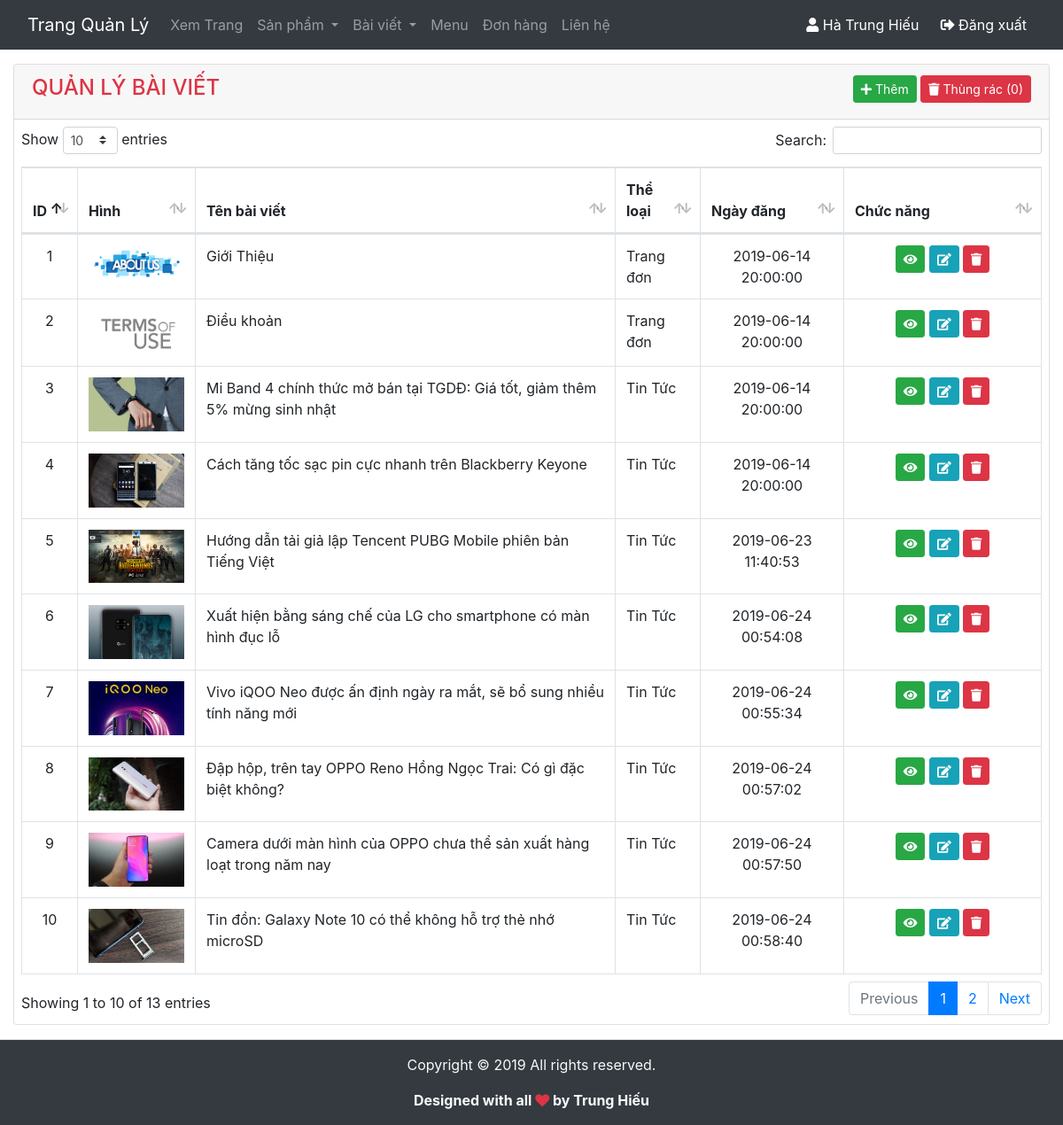
/admin/index.php?option=post (signed in), run on the app's committed database.
### tables this page shows
CREATE TABLE `uml_post` (
  `post_id` int(11) UNSIGNED NOT NULL,
  `post_topid` int(11) UNSIGNED DEFAULT NULL,
  `post_title` varchar(10000) NOT NULL,
  `post_slug` varchar(255) NOT NULL,
  `post_detail` text NOT NULL,
  `post_img` varchar(255) DEFAULT NULL,
  `post_type` varchar(100) DEFAULT 'post',
  `post_metakey` varchar(255) NOT NULL,
  `post_metadesc` varchar(255) NOT NULL,
  `post_createdat` timestamp NOT NULL DEFAULT '0000-00-00 00:00:00',
  `post_createdby` int(11) UNSIGNED NOT NULL DEFAULT '1',
  `post_updatedat` timestamp NOT NULL DEFAULT '0000-00-00 00:00:00',
  `post_updatedby` int(11) UNSIGNED NOT NULL DEFAULT '1',
  `post_status` int(11) NOT NULL DEFAULT '1'
);

CREATE TABLE `uml_topic` (
  `topic_id` int(11) UNSIGNED NOT NULL,
  `topic_name` varchar(255) NOT NULL,
  `topic_slug` varchar(255) NOT NULL,
  `topic_parentid` int(11) UNSIGNED NOT NULL,
  `topic_order` int(11) UNSIGNED NOT NULL,
  `topic_metakey` varchar(255) NOT NULL,
  `topic_metadesc` varchar(255) NOT NULL,
  `topic_createdat` timestamp NOT NULL DEFAULT '0000-00-00 00:00:00',
  `topic_createdby` int(11) UNSIGNED NOT NULL DEFAULT '1',
  `topic_updatedat` timestamp NOT NULL DEFAULT '0000-00-00 00:00:00',
  `topic_updatedby` int(11) UNSIGNED NOT NULL DEFAULT '1',
  `topic_status` int(11) NOT NULL DEFAULT '1'
);

### system/load.php (called while the page is built, shortened)
<?php
function loadComponent($page = true) {
    $pathView = 'views/pages/';
    if ($page == true) {
        if (!isset($_REQUEST['option'])) {
            $pathView .= 'home.php';
        } else {
            $pathView .= $_REQUEST['option'];
            if (isset($_REQUEST['id'])) {
                $pathView .= '-detail.php';
            } else {
                if (isset($_REQUEST['cat'])) {
                    $pathView .= '-category.php';
                } else {
                    $pathView .= '.php';
                }
            }
        }
    } else {
        if (isset($_REQUEST['option'])) {
            $pathView .= $_REQUEST['option'] . '/';
            if (isset($_REQUEST['cat'])) {
                $pathView .= $_REQUEST['cat'] . '.php';
            } else {
                $pathView .= 'index.php';
            }
        } else {
            $pathView .= 'dashboard/index.php';
        }
    }
    require_once($pathView);
}
function loadModel($name) {
    $name      = ucfirst(strtolower($name));
    $pathModel = 'models/' . $name . '.php';
    return new $name;
}
?>

### admin/index.php (called while the page is built, shortened)
<?php
require_once('../system/load.php');
require_once('../system/Database.php');
loadComponent(false);
?>

### system/Database.php (called while the page is built, shortened)
<?php
class Database extends Config {
    function __construct() {
        $this->conn = mysqli_connect($this->host, $this->user, $this->pass, $this->db);
        mysqli_set_charset($this->conn, "utf8");
    }
    function QueryOne($sql) {
        $result = mysqli_query($this->conn, $sql);
        $row = mysqli_fetch_assoc($result);
        return $row;
    }
    function QueryAll($sql) {
        $result = mysqli_query($this->conn, $sql);
        $a = array();
        while ($row = mysqli_fetch_assoc($result)) {
            $a[] = $row;
        }
        return $a;
    }
    function TableName($name) {
        return $this->tt . $name;
    }
}
?>

### admin/models/Post.php (called while the page is built, shortened)
  <?php
class Post extends Database {
    function __construct() {
        $this->table = $this->TableName('post');
    }
    function post_list($page = true) {
        if ($page == true) {
            $sql = "SELECT * FROM $this->table WHERE post_status !='0' ORDER BY post_createdat DESC";
        } else {
            $sql = "SELECT * FROM $this->table WHERE post_status ='0' ORDER BY post_createdat DESC";
        }
        return $this->QueryAll($sql);
    }
}

### admin/models/Topic.php (called while the page is built, shortened)
<?php
class Topic extends Database {
    function __construct() {
        $this->table = $this->TableName('topic');
    }
    function topic_rowid($id) {
        $sql = "SELECT * FROM $this->table WHERE topic_id ='$id'";
        return $this->QueryOne($sql);
    }
}

### admin/views/pages/post/index.php (the view, shortened to what this page needs)
<?php
$post = loadModel('post');
$topic = loadModel('topic');
$list = $post->post_list(true);
$ntrash = count($post->post_list(false));
?>
<?php require_once 'views/header.php'?>
<section class="clearfix maincontent py-3">
	<div class="container-fluid">
		<div class="card">
			<div class="card-header">
				<div class="row">
					<div class="col-md-6">
						<h4 class="text-danger text-uppercase">Quản lý bài viết</h4>
					</div>
					<div class="col-md-6 text-right">
						<a href="index.php?option=post&cat=insert" class="btn btn-sm btn-success"><i class="fas fa-plus"></i> Thêm</a>
						<a href="index.php?option=post&cat=trash" class="btn btn-sm btn-danger"><i class="fas fa-trash"></i> Thùng rác (<?=$ntrash?>)</a>
					</div>
				</div>
			</div>
			<div class="card-block p-2">
				<table id="myTable" class="table table-hover table-bordered">
					<thead>
						<tr>
							<th style="width: 20px;" >ID</th>
							<th style="width: 90px;">Hình</th>
							<th>Tên bài viết</th>
							<th>Thể loại</th>
							<th>Ngày đăng</th>
							<th style="width:180px;">Chức năng</th>
						</tr>
					</thead>
					<tbody>
						<?php foreach($list as $row): ?>
							<?php
								$id = $row['post_id'];
								$topicname = $topic->topic_rowid($row['post_topid']);
							?>
						<tr>
							<td class="text-center"><?=$id?></td>
							<td class="text-center">
								<img src="/public/images/post/<?=$row['post_img']?>" class="img-fluid">
							</td>
							<td><?=$row['post_title']?></td>
							<td><?=($row['post_topid']==0)?"Trang đơn":$topicname['topic_name']?></td>
							<td class="text-center"><?=$row['post_createdat']?></td>
							<td class="text-center">
								<?php if($row['post_status']==1): ?>
									<a class="btn btn-sm btn-success" href="index.php?option=post&cat=status&id=<?=$id?>"><i class="fas fa-eye"></i></a>
								<?php else: ?>
									<a class="btn btn-sm btn-danger" href="index.php?option=post&cat=status&id=<?=$id?>"><i class="fas fa-eye"></i></a>
								<?php endif; ?>
								<a class="btn btn-sm btn-info" href="index.php?option=post&cat=update&id=<?=$id?>"><i class="fas fa-edit"></i></a>
								<a class="btn btn-sm btn-danger" href="index.php?option=post&cat=deltrash&id=<?=$id?>"><i class="fas fa-trash"></i></a>
							</td>
						</tr>
						<?php endforeach ?>
					</tbody>
				</table>
			</div>
		</div>
	</div>
</section>
<?php require_once 'views/footer.php'?>

### data on the page
uml_post: id "10", post_img (picture), post_title "Tin đồn: Galaxy Note 10 có thể không hỗ trợ thẻ nhớ microSD", uml_topic.topic_name "Tin Tức", post_createdat "2019-06-24 00:58:40"
uml_post: id "9", post_img (picture), post_title "Camera dưới màn hình của OPPO chưa thể sản xuất hàng loạt trong năm nay", uml_topic.topic_name "Tin Tức", post_createdat "2019-06-24 00:57:50"
uml_post: id "8", post_img (picture), post_title "Đập hộp, trên tay OPPO Reno Hồng Ngọc Trai: Có gì đặc biệt không?", uml_topic.topic_name "Tin Tức", post_createdat "2019-06-24 00:57:02"
uml_post: id "7", post_img (picture), post_title "Vivo iQOO Neo được ấn định ngày ra mắt, sẽ bổ sung nhiều tính năng mới", uml_topic.topic_name "Tin Tức", post_createdat "2019-06-24 00:55:34"
uml_post: id "6", post_img (picture), post_title "Xuất hiện bằng sáng chế của LG cho smartphone có màn hình đục lỗ", uml_topic.topic_name "Tin Tức", post_createdat "2019-06-24 00:54:08"
uml_post: id "5", post_img (picture), post_title "Hướng dẫn tải giả lập Tencent PUBG Mobile phiên bản Tiếng Việt", uml_topic.topic_name "Tin Tức", post_createdat "2019-06-23 11:40:53"
uml_post: id "1", post_img (picture), post_title "Giới Thiệu", post_topid "Trang đơn", post_createdat "2019-06-14 20:00:00"
uml_post: id "2", post_img (picture), post_title "Điều khoản", post_topid "Trang đơn", post_createdat "2019-06-14 20:00:00"
uml_post: id "3", post_img (picture), post_title "Mi Band 4 chính thức mở bán tại TGDĐ: Giá tốt, giảm thêm 5% mừng sinh nhật", uml_topic.topic_name "Tin Tức", post_createdat "2019-06-14 20:00:00"
uml_post: id "4", post_img (picture), post_title "Cách tăng tốc sạc pin cực nhanh trên Blackberry Keyone", uml_topic.topic_name "Tin Tức", post_createdat "2019-06-14 20:00:00"

### other printed values
$_SESSION['user_fullname'] "Hà Trung Hiếu"
$ntrash "0"
